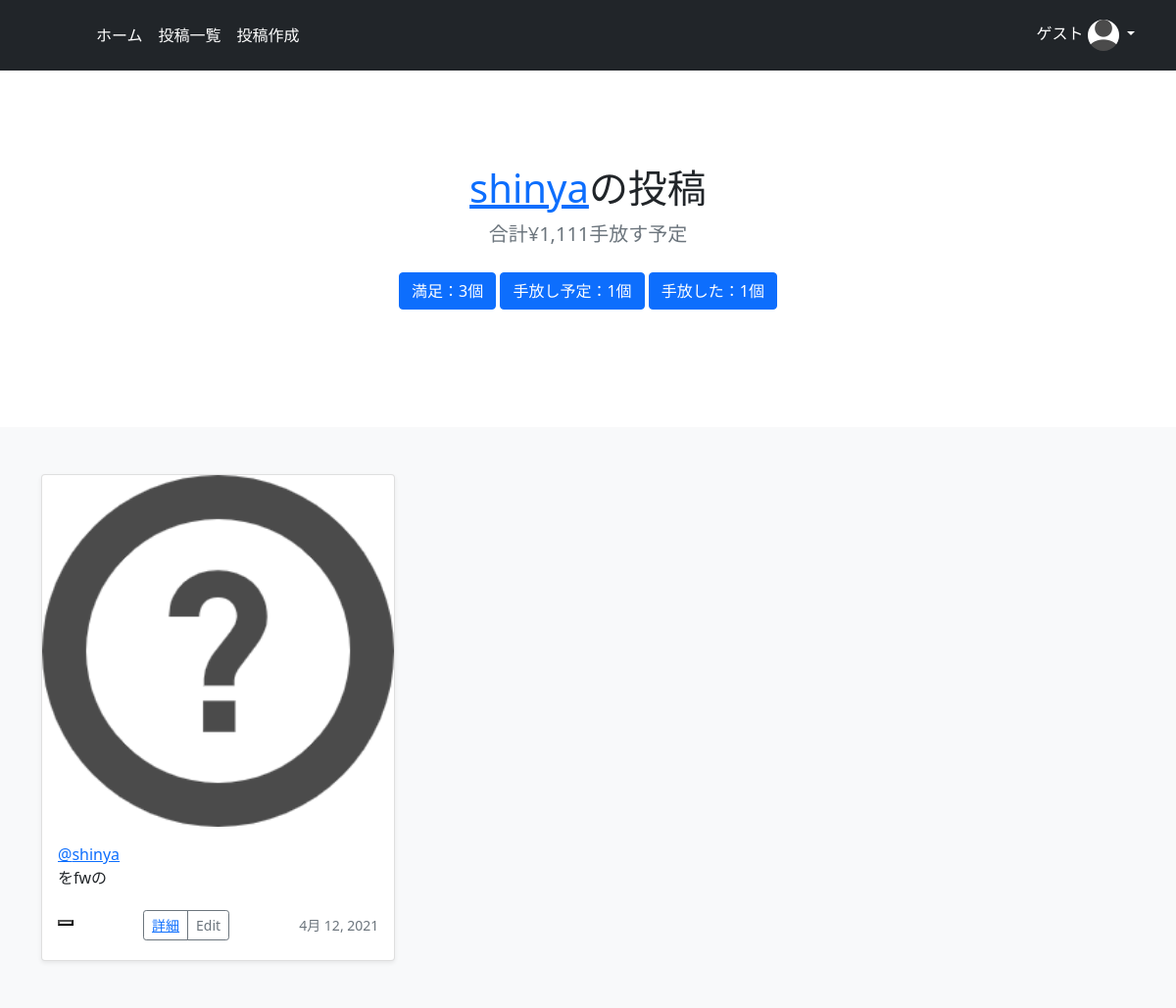
The app's page /user_posts/planed/1 (signed in) with its own data.
### minimal/models.py (models this page shows, shortened)
class CustomUser(AbstractUser):
    image = models.ImageField(upload_to='', blank=True, null=True, verbose_name='プロフィール画像', default='default_user_icon.jpeg')

class MinimalModel(models.Model):
    title = models.CharField(max_length=100, verbose_name='品物名')
    author = models.ForeignKey(get_user_model(), on_delete=models.CASCADE, verbose_name='購入者')
    buy_reason = models.TextField(verbose_name='購入した理由')
    sell_reason = models.TextField(null=True, blank=True, verbose_name='手放す理由')
    status = models.ForeignKey(ThingStatus, on_delete=models.PROTECT, verbose_name='物の状況')
    obj_image = models.ImageField(upload_to='', blank=True, null=True, default='default_thing_icon.png', verbose_name='物の画像')
    buy_date = models.DateField(verbose_name='購入日')
    buy_price = models.IntegerField(verbose_name='購入金額')
    sell_price = models.IntegerField(null=True, blank=True, verbose_name='売却金額')
    nice_throw = models.IntegerField(null=True, blank=True)

### minimal/views.py (the view)
# urls.py: path('user_posts/planed/<int:pk>', views.user_posts_planed, name='user_posts_planed'),
def user_posts_planed(request, pk):
    context = user_posts_base(pk)
    return render(request, 'user_posts_planed.html', context)

### templates/user_posts_planed.html
{% extends 'base.html' %}
{% block header %}
  <section class="py-5 text-center container">
    <div class="row py-lg-5">
      <div class="col-lg-6 col-md-8 mx-auto">
        <h1 class="fw-light"><a href="{% url 'user_posts' user.id %}">{{ user.username }}</a>の投稿</h1>
        <p class="lead text-muted">合計¥{{ planed_price_sum }}手放す予定</p>
        <p>
          <a href="{% url 'user_posts_satisfied' user.id %}" class="btn btn-primary my-2">満足：{{ satisfied_list.count }}個</a>
          <a href="{% url 'user_posts_planed' user.id %}" class="btn btn-primary my-2">手放し予定：{{ planed_list.count }}個</a>
          <a href="{% url 'user_posts_threw' user.id %}" class="btn btn-primary my-2">手放した：{{ threw_list.count }}個</a>
        </p>
      </div>
    </div>
  </section>
{% endblock header %}
{% block content %}
  <div class="album py-5 bg-light">
    <div class="container">
        <div class="row row-cols-1 row-cols-sm-2 row-cols-md-3 g-3">
    {% for planed_obj in planed_list %}
    <div class="col">
          <div class="card shadow-sm">
            <img class="bd-placeholder-img card-img-top" width="100%" height="100%" src="{{ planed_obj.obj_image.url }}">
            <div class="card-body">
            <a href="{% url 'user_posts' planed_obj.author.id %}">@{{ planed_obj.author }}</a>
              <p class="card-text">{{ planed_obj.buy_reason }}</p>
              <div class="d-flex justify-content-between align-items-center">
              <div class="like-outer">
                    {% include 'like.html' %}
              </div>
                <div class="btn-group">
                  <button type="button" class="btn btn-sm btn-outline-secondary"><a href="{% url 'detail' planed_obj.pk %}">詳細</a></button>
                  <button type="button" class="btn btn-sm btn-outline-secondary">Edit</button>
                </div>
                <small class="text-muted">{{ planed_obj.buy_date }}</small>
              </div>
            </div>
          </div>
        </div>
    {% endfor %}
    </div>
{% endblock content %}

### templates/base.html (shortened to what this page needs)
{% load static %}
<!doctype html>
<html lang="ja">
  <head>
    <link href="https://cdn.jsdelivr.net/npm/bootstrap@5.0.0-beta1/dist/css/bootstrap.min.css" rel="stylesheet">
    {% block customcss %}
    <link href="{% static 'header.css' %}" rel="stylesheet">
    {% endblock customcss %}
  </head>
  <body>
    <header class="p-3 bg-dark text-white">
      <div class="container">
        <div class="d-flex flex-wrap align-items-center justify-content-center justify-content-lg-start">
          <a href="/" class="d-flex align-items-center mb-2 mb-lg-0 text-white text-decoration-none">
          <svg class="bi me-2" width="40" height="32"><use xlink:href="#bootstrap"/></svg>
          </a>
          <ul class="nav col-12 col-lg-auto me-lg-auto mb-2 justify-content-center mb-md-0">
            <li><a href="{% url 'index' %}" class="nav-link px-2 text-white">ホーム</a></li>
            <li><a href="{% url 'list' %}" class="nav-link px-2 text-white">投稿一覧</a></li>
            {% if request.user.is_authenticated %}
            <li><a href="{% url 'create' %}" class="nav-link px-2 text-white">投稿作成</a></li>
            {% endif %}
          </ul>
      {% if request.user.is_authenticated %}
          <div class="dropdown text-end">
            <a href="#" class="d-block link-dark text-decoration-none dropdown-toggle" id="dropdownUser1" data-bs-toggle="dropdown" aria-expanded="false">
            {{ request.user }}
            <img src="{{ request.user.image.url }}" alt="mdo" width="32" height="32" class="rounded-circle">
            </a>
          </div>
      {% else %}
          <div class="text-end">
            <a href="{% url 'login' %}"><button type="button" class="btn btn-outline-light me-2">Login</button></a>
            <a href="{% url 'signup' %}"><button type="button" class="btn btn-warning">Sign-up</button></a>
          </div>
      {% endif %}
        </div>
      </div>
    </header>
    {% block header %}
    {% endblock header %}
    {% block content %}
    {% endblock content %}
</body>

### templates/like.html (shortened to what this page needs)
{% if user.is_authenticated %}
<form action="{% url 'like' %}" method="POST">
    {% if object.id in liked_list %}
        <button id="like" name="{{ object.id }}"><i class="fas fa-lg fa-heart like-red"></i></button>
    {% else %}
        <button id="like" name="{{ object.id }}"></button>
    {% endif %}
</form>
{% else %}
<p id="like" name="{{ object.id }}"><i class="fas fa-lg fa-heart like-red"></i>アイコンを挿入</p>
<p name="{{ object.id }}-count" class="count"> {{ object.like_set.count }} </p>
{% endif %}

### minimal/static/header.css (style rules this page uses)
.bi { vertical-align: -.125em; fill: currentColor; }
.dropdown-toggle { outline: 0; color: white; }

### records on screen
CustomUser: user "ゲスト", user.image (placeholder picture)
CustomUser: username "shinya"
MinimalModel: obj_image (placeholder picture), author "shinya", buy_reason "をfwの", buy_date "4月 12, 2021"

### other values on screen
{{ planed_price_sum }} "1,111"
{{ satisfied_list.count }} "3"
{{ planed_list.count }} "1"
{{ threw_list.count }} "1"
